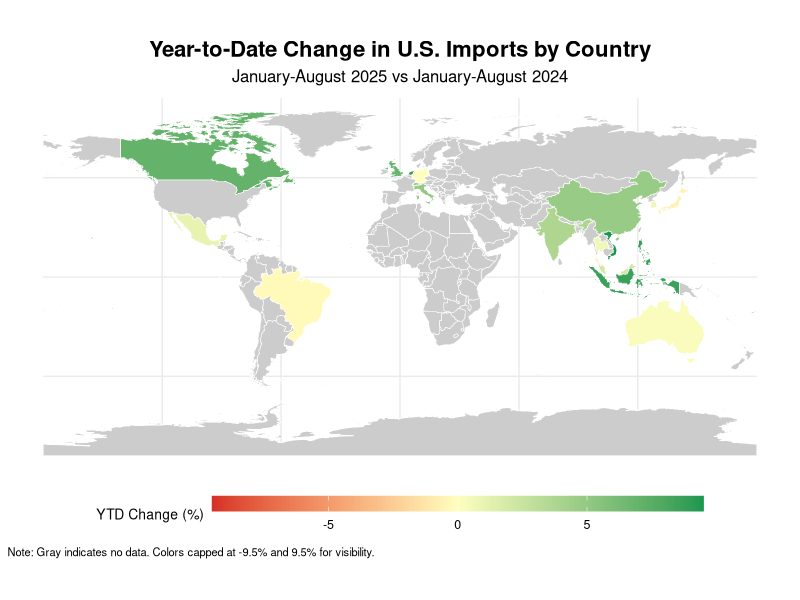
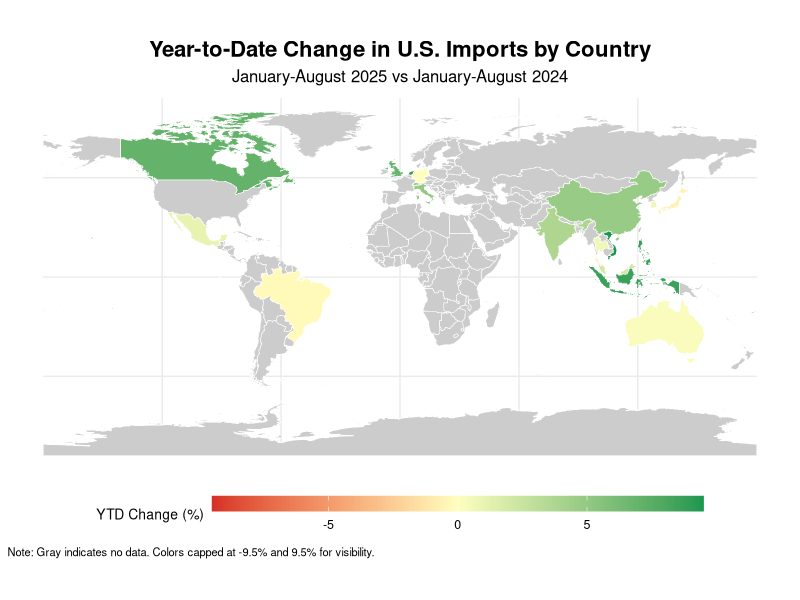

Here is the R script that generated these plots, in order:
# Load required packages
library(tidyverse)
library(sf)
library(rnaturalearth)
library(viridis)
library(scales)
library(lubridate)

# -----------------------------
# STEP 1: CREATE SAMPLE DATA
# -----------------------------

# Create sample import data for multiple countries
set.seed(123)  # For reproducibility

# Define countries and their base import levels
countries <- data.frame(
  PTN_ISO = c("CHN", "MEX", "CAN", "JPN", "DEU", "KOR", "VNM", "IND", 
              "GBR", "ITA", "FRA", "THA", "MYS", "BRA", "NLD", "CHE",
              "IDN", "SGP", "PHL", "AUS"),
  base_imports = c(40000, 35000, 30000, 12000, 10000, 8000, 7500, 7000,
                   6000, 5500, 5000, 4500, 4000, 3500, 3000, 2800,
                   2500, 2300, 2000, 1800) * 1000000  # Convert to dollars
)

# Generate monthly data for 2024-2025 (simplified - just need these two years)
dates <- seq.Date(from = as.Date("2024-01-01"), 
                  to = as.Date("2025-08-01"), 
                  by = "month")

# Create dataset
df <- expand.grid(
  date = dates,
  PTN_ISO = countries$PTN_ISO,
  stringsAsFactors = FALSE
) %>%
  left_join(countries, by = "PTN_ISO") %>%
  mutate(
    YEAR = year(date),
    MONTH = month(date),
    RPT_ISO = "USA",
    # Add 2025 tariff effects for some countries
    tariff_factor = case_when(
      PTN_ISO == "CHN" & YEAR == 2025 & MONTH %in% c(5, 6) ~ 1.4,  # Pull-forward
      PTN_ISO == "CHN" & YEAR == 2025 & MONTH %in% c(7, 8) ~ 0.8,  # Post-tariff drop
      PTN_ISO == "MEX" & YEAR == 2025 & MONTH >= 6 ~ 1.1,  # Substitution benefit
      PTN_ISO == "VNM" & YEAR == 2025 & MONTH >= 5 ~ 1.15,  # Substitution benefit
      TRUE ~ 1.0
    ),
    # Add some general growth
    growth_factor = ifelse(YEAR == 2025, 1.03, 1.0),
    # Calculate import value with some random noise
    VALUE = base_imports * tariff_factor * growth_factor * runif(n(), 0.9, 1.1)
  ) %>%
  select(RPT_ISO, PTN_ISO, YEAR, MONTH, VALUE)

# View sample of the data
cat("Sample of generated data (China 2025):\n")
df %>% 
  filter(PTN_ISO == "CHN", YEAR == 2025, MONTH <= 8) %>% 
  print()

# -----------------------------
# STEP 2: CALCULATE YTD CHANGES
# -----------------------------

ytd_changes <- df %>%
  filter(
    RPT_ISO == "USA",
    MONTH <= 8  # Jan-Aug only
  ) %>%
  group_by(PTN_ISO, YEAR) %>%
  summarise(
    ytd_imports = sum(VALUE, na.rm = TRUE),
    months_count = n(),  # Verify we have all 8 months
    .groups = "drop"
  ) %>%
  # Only keep countries with complete data for both years
  group_by(PTN_ISO) %>%
  filter(all(c(2024, 2025) %in% YEAR) & all(months_count == 8)) %>%
  ungroup() %>%
  # Pivot to get 2024 and 2025 in separate columns
  select(-months_count) %>%
  pivot_wider(
    names_from = YEAR,
    values_from = ytd_imports,
    names_prefix = "imports_"
  ) %>%
  # Calculate percent and absolute changes
  mutate(
    change_pct = (imports_2025 / imports_2024 - 1) * 100,
    change_abs = imports_2025 - imports_2024
  ) %>%
  # Rename for consistency
  rename(country = PTN_ISO)

# View results
cat("\n========== TOP CHANGES (YTD 2024 to 2025) ==========\n")
cat("\nTop 10 Increases:\n")
ytd_changes %>%
  arrange(desc(change_pct)) %>%
  select(country, change_pct, imports_2024, imports_2025) %>%
  mutate(
    imports_2024 = round(imports_2024/1e9, 2),
    imports_2025 = round(imports_2025/1e9, 2),
    change_pct = round(change_pct, 1)
  ) %>%
  head(10) %>%
  print()

cat("\nTop 10 Decreases:\n")
ytd_changes %>%
  arrange(change_pct) %>%
  select(country, change_pct, imports_2024, imports_2025) %>%
  mutate(
    imports_2024 = round(imports_2024/1e9, 2),
    imports_2025 = round(imports_2025/1e9, 2),
    change_pct = round(change_pct, 1)
  ) %>%
  head(10) %>%
  print()

# -----------------------------
# STEP 3: CREATE CHOROPLETH MAP
# -----------------------------

# Get world map data with ISO codes
world <- ne_countries(scale = "medium", returnclass = "sf")

# Join data with map using ISO codes
map_data <- world %>%
  left_join(ytd_changes, by = c("iso_a3" = "country"))

# Calculate color scale limits based on data distribution
lower_limit <- quantile(ytd_changes$change_pct, 0.05, na.rm = TRUE)
upper_limit <- quantile(ytd_changes$change_pct, 0.95, na.rm = TRUE)
max_abs <- max(abs(c(lower_limit, upper_limit)))
color_limits <- c(-max_abs, max_abs)

# Create the map
map_plot <- ggplot(data = map_data) +
  geom_sf(aes(fill = change_pct), color = "white", size = 0.1) +
  scale_fill_gradient2(
    low = "#d73027",      # Red for decreases
    mid = "#ffffbf",      # Yellow for no change
    high = "#1a9850",     # Green for increases
    midpoint = 0,
    limits = color_limits,
    oob = squish,
    name = "YTD Change (%)",
    na.value = "grey80",
    breaks = pretty_breaks(n = 5)
  ) +
  labs(
    title = "Year-to-Date Change in U.S. Imports by Country",
    subtitle = "January-August 2025 vs January-August 2024",
    caption = paste0("Note: Gray indicates no data. ",
                    "Colors capped at ", round(color_limits[1], 1), "% and ", 
                    round(color_limits[2], 1), "% for visibility.")
  ) +
  theme_minimal() +
  theme(
    legend.position = "bottom",
    legend.key.width = unit(2.5, "cm"),
    legend.key.height = unit(0.4, "cm"),
    legend.title = element_text(size = 10),
    legend.text = element_text(size = 9),
    plot.title = element_text(size = 16, face = "bold", hjust = 0.5),
    plot.subtitle = element_text(size = 12, hjust = 0.5),
    plot.caption = element_text(size = 8, hjust = 0)
  ) +
  coord_sf(crs = st_crs(4326))

# Display the map
print(map_plot)

# Save the map
ggsave("ytd_import_changes_2024_2025.png", map_plot, 
       width = 14, height = 8, dpi = 300)

# -----------------------------
# STEP 4: EXPORT RESULTS TABLE
# -----------------------------

# Create comprehensive summary table with country names
export_table <- ytd_changes %>%
  # Add country names by joining with world data
  left_join(world %>% 
            st_drop_geometry() %>% 
            select(iso_a3, name), 
            by = c("country" = "iso_a3")) %>%
  mutate(
    # Add trade size categories
    trade_category = case_when(
      imports_2024 > 10000000000 ~ "Major (>$10B)",
      imports_2024 > 1000000000 ~ "Large ($1-10B)",
      imports_2024 > 100000000 ~ "Medium ($100M-1B)",
      TRUE ~ "Small (<$100M)"
    )
  ) %>%
  select(
    `ISO Code` = country,
    `Country Name` = name,
    `Trade Category` = trade_category,
    `2024 Imports (Jan-Aug)` = imports_2024,
    `2025 Imports (Jan-Aug)` = imports_2025,
    `Change (%)` = change_pct,
    `Change ($)` = change_abs
  ) %>%
  arrange(desc(`Change (%)`))

# Save to CSV
write_csv(export_table, "ytd_import_changes_2024_2025.csv")

# -----------------------------
# STEP 5: SUMMARY STATISTICS
# -----------------------------

summary_stats <- ytd_changes %>%
  summarise(
    n_countries = n(),
    median_change = median(change_pct, na.rm = TRUE),
    mean_change = weighted.mean(change_pct, imports_2024, na.rm = TRUE),
    countries_increasing = sum(change_pct > 0, na.rm = TRUE),
    countries_decreasing = sum(change_pct < 0, na.rm = TRUE),
    total_imports_2024 = sum(imports_2024, na.rm = TRUE),
    total_imports_2025 = sum(imports_2025, na.rm = TRUE),
    overall_change = (total_imports_2025 / total_imports_2024 - 1) * 100
  )

cat("\n========== SUMMARY STATISTICS ==========\n")
cat(sprintf("Countries analyzed: %d\n", summary_stats$n_countries))
cat(sprintf("Median change: %.1f%%\n", summary_stats$median_change))
cat(sprintf("Trade-weighted mean change: %.1f%%\n", summary_stats$mean_change))
cat(sprintf("Countries with increases: %d\n", summary_stats$countries_increasing))
cat(sprintf("Countries with decreases: %d\n", summary_stats$countries_decreasing))
cat(sprintf("Total imports Jan-Aug 2024: $%.2f billion\n", 
            summary_stats$total_imports_2024/1e9))
cat(sprintf("Total imports Jan-Aug 2025: $%.2f billion\n", 
            summary_stats$total_imports_2025/1e9))
cat(sprintf("Overall change: %.1f%%\n", summary_stats$overall_change))
cat("=========================================\n")

# Check for missing ISO matches (for debugging)
missing_countries <- ytd_changes %>%
  anti_join(world, by = c("country" = "iso_a3")) %>%
  select(country, imports_2024) %>%
  arrange(desc(imports_2024))

if(nrow(missing_countries) > 0) {
  cat("\nWarning: The following ISO codes did not match the map data:\n")
  print(missing_countries)
}
